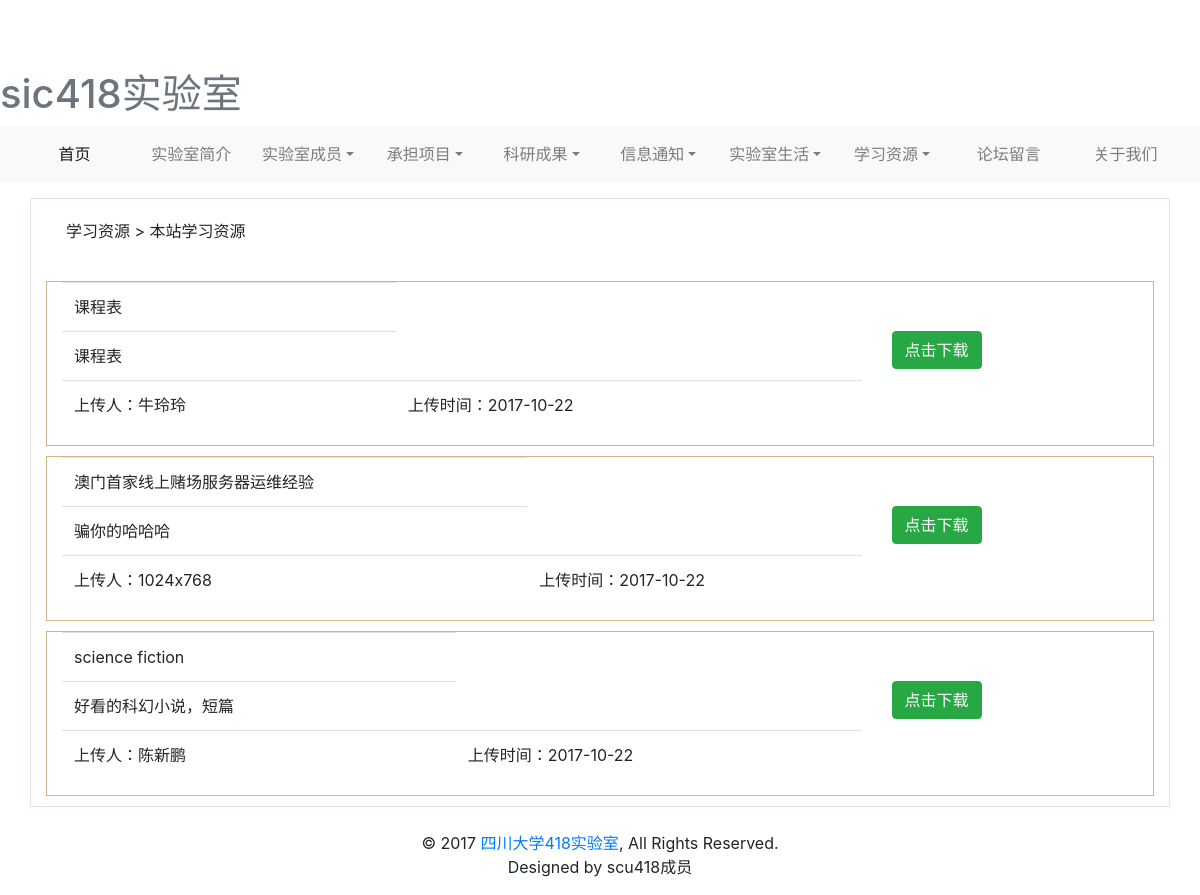
Before: /lab/resources/ with the older database file.
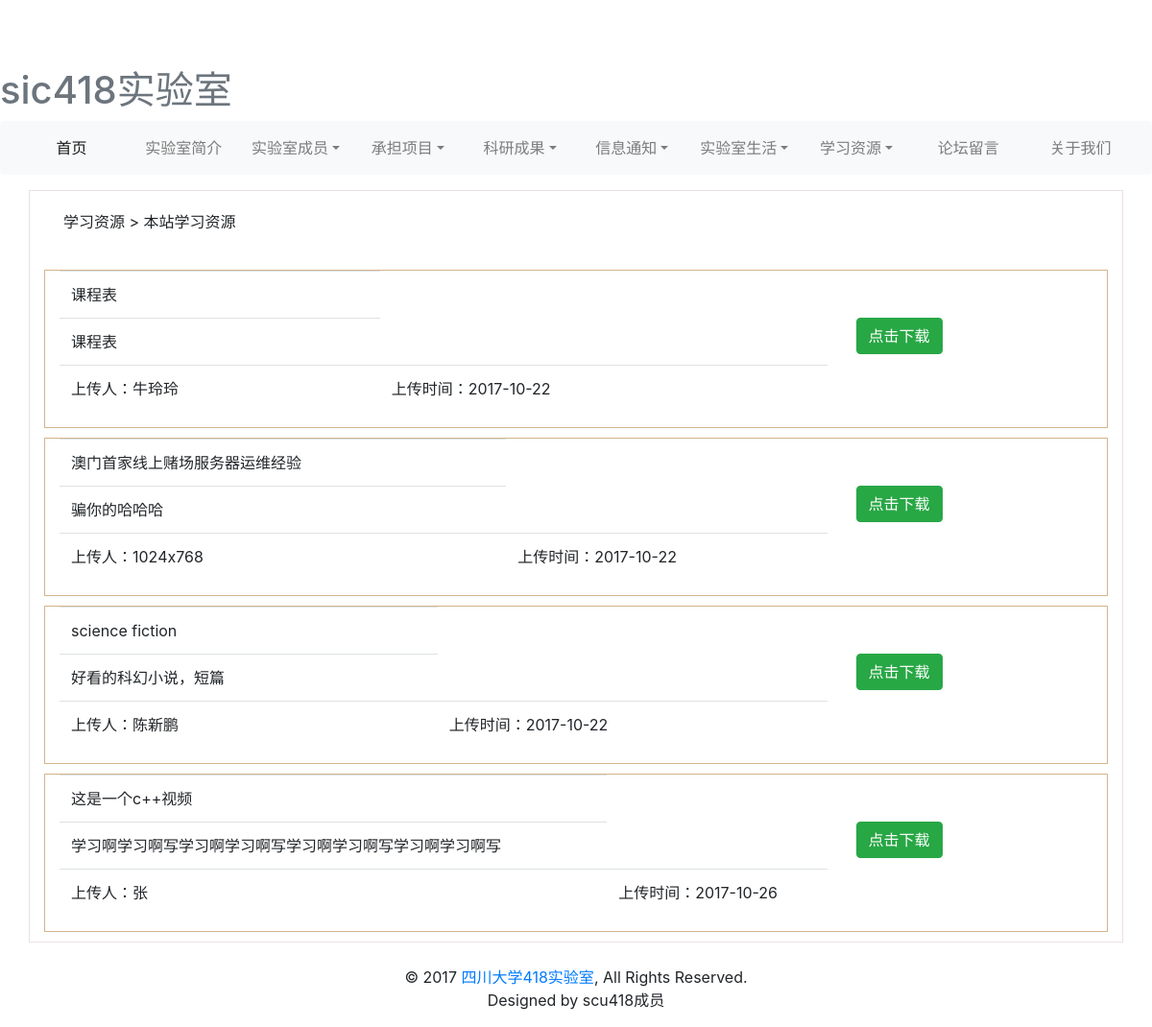
After: the same page with the newer database file.
### lab/models.py (models this page shows, shortened)
class Resource(models.Model):
    resource_name = models.CharField(verbose_name=u'资源名称', max_length=30)
    author_name = models.CharField(verbose_name=u'上传者姓名', max_length=20)
    desc = models.TextField(verbose_name=u'资源描述')
    path = models.FileField(verbose_name=u'文件保存路径', upload_to='uploads/', max_length=100)
    time = models.DateField(verbose_name=u'文件上传时间')
    class Meta:
        verbose_name = u'学习资源'
        verbose_name_plural = verbose_name

### lab/views.py (the view)
def resourcesPage(request):
    resources=models.Resource.objects.all()
    return render(request, 'learning_resource/resource.html', {"Resources":resources})

### templates/learning_resource/resource.html (shortened to what this page needs)
{% extends 'base2.html' %}
{% block content %}
    <div style="border: solid rgba(104,52,42,0.14) 1px;" class="container table-responsive">
        <label style="padding: 20px;   ">学习资源 > 本站学习资源 </label>
        <br>
        {% for re in Resources    %}
        <div class="row" style="margin: 10px 0px;border: solid 1px tan;">
                <div class="col-md-9">
                    <TABLE class="table" style="border: 0px solid white">
                        <tbody >
                                <tr><td>{{ re.resource_name }}</td></tr>
                                <tr><td >{{ re.desc }}</td></tr>
                                <tr><td> 上传人：{{ re.author_name}}</td><td> 上传时间：{{ re.time|date:"Y-m-d"}}</td></tr>
                        </tbody>
                    </TABLE>
                </div>
                <div class="col-md-3">
                    <button type="button" class="btn btn-success" style="margin-top: 20%;">点击下载</button>
                </div>
        </div>
    {% endfor%}
    </div>
{% endblock %}

### templates/base2.html (shortened to what this page needs)
<!doctype html>
<html lang="en">
  <head>
    <link rel="stylesheet" href="https://maxcdn.bootstrapcdn.com/bootstrap/4.0.0-beta.2/css/bootstrap.min.css">
    <link href="/static/css/test.css" rel="stylesheet">
  </head>
  <body>
      <header class="masthead">
          <h1 class="text-muted">sic418实验室</h1>
        <nav class="navbar navbar-expand-md navbar-light bg-light rounded mb-3">
          <div class="collapse navbar-collapse" id="navbarCollapse">
            <ul class="navbar-nav text-md-center nav-justified w-100">
              <li class="nav-item active">
                <a class="nav-link" href="/">首页 <span class="sr-only">(current)</span></a>
              </li>
              <li class="nav-item">
                <a class="nav-link" href="brief_introduction_of_laboratory">实验室简介</a>
              </li>
              <li class="nav-item dropdown">
                <a class="nav-link dropdown-toggle" href="http://example.com" id="dropdown01" data-toggle="dropdown" aria-haspopup="true" aria-expanded="false">实验室成员</a>
              </li>
              <li class="nav-item dropdown">
                <a class="nav-link dropdown-toggle" href="http://example.com" id="dropdown02" data-toggle="dropdown" aria-haspopup="true" aria-expanded="false">承担项目</a>
              </li>
              <li class="nav-item dropdown">
                <a class="nav-link dropdown-toggle" href="http://example.com" id="dropdown03" data-toggle="dropdown" aria-haspopup="true" aria-expanded="false">科研成果</a>
              </li>
              <li class="nav-item dropdown">
                <a class="nav-link dropdown-toggle" href="http://example.com" id="dropdown04" data-toggle="dropdown" aria-haspopup="true" aria-expanded="false">信息通知</a>
              </li>
              <li class="nav-item dropdown">
                <a class="nav-link dropdown-toggle" href="http://example.com" id="dropdown05" data-toggle="dropdown" aria-haspopup="true" aria-expanded="false">实验室生活</a>
              </li>
              <li class="nav-item dropdown">
                <a class="nav-link dropdown-toggle" href="http://example.com" id="dropdown06" data-toggle="dropdown" aria-haspopup="true" aria-expanded="false">学习资源</a>
              </li>
              <li class="nav-item">
                <a class="nav-link" href="{% url 'forumIndex' %}">论坛留言</a>
              </li>
              <li class="nav-item">
                <a class="nav-link" href="{% url 'lab:about_us' %}">关于我们</a>
              </li>
            </ul>
          </div>
        </nav>
      </header>
      {% block content %}{% endblock %}
     <br>
    {%  include 'footer.html' %}
  </body>
</html>

### templates/footer.html
{% block footer %}
    <div class="site-info">
			<div class="site-info-container clearfix">
				<p class="copyright text-center">
					&copy; 2017 <a href="http://127.0.0.1:8000/admin">四川大学418实验室</a>, All Rights Reserved.</br>
					Designed by <span class="designer">scu418成员</span>
				</p>
			</div>
    </div>
{% endblock %}

### static/css/test.css (style rules this page uses)
html, body { overflow-x: hidden; }
body { padding-top: 70px; }

Changed rows visible on the page:
added Resource: resource_name "这是一个c++视频", desc "学习啊学习啊写学习啊学习啊写学习啊学习啊写学习啊学习啊写", author_name "张", time "2017-10-26"
